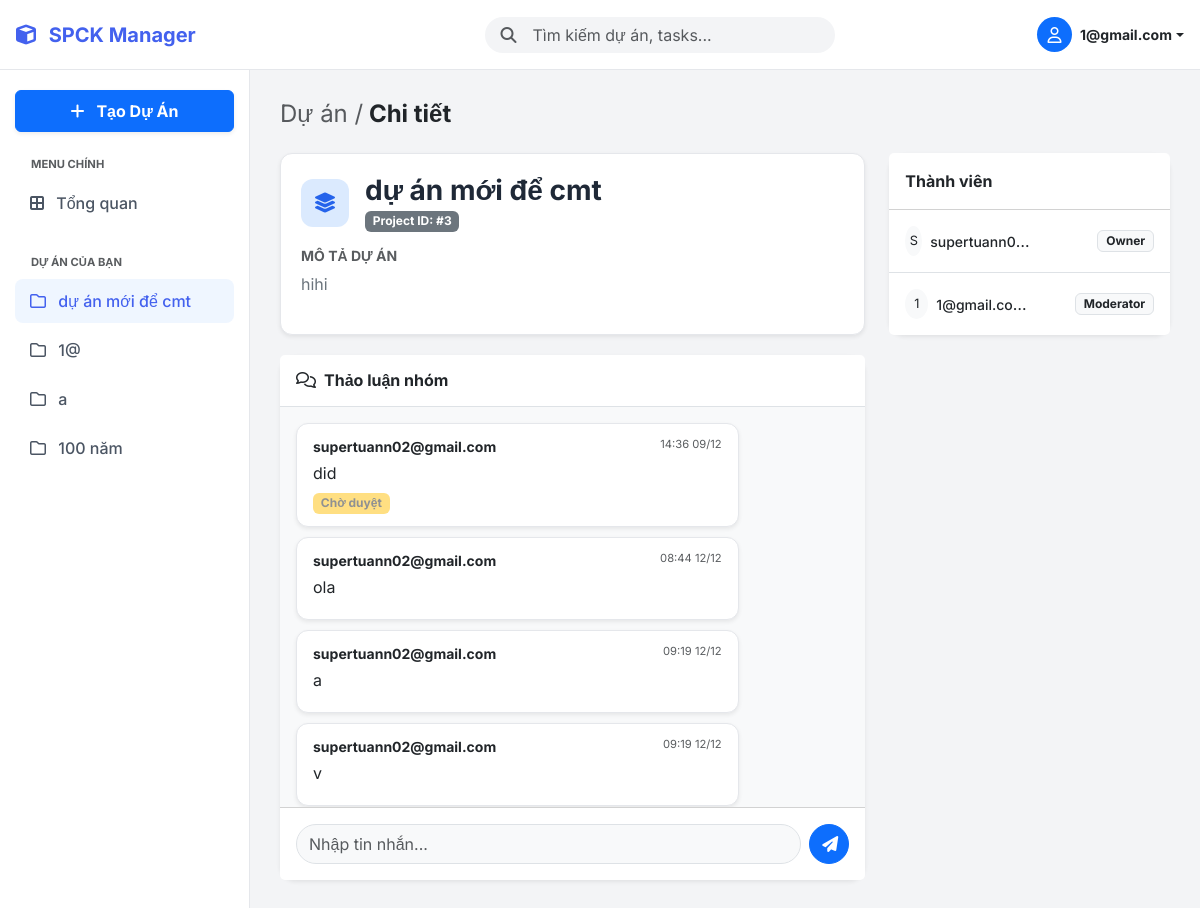
The page /dashboard.php?view_project_id=3 (signed in) on the database its author committed.
### tables this page shows
CREATE TABLE `projects` (
  `id` int NOT NULL,
  `title` varchar(255) NOT NULL,
  `description` text,
  `created_at` timestamp NOT NULL DEFAULT CURRENT_TIMESTAMP
);

CREATE TABLE `comments` (
  `id` int NOT NULL,
  `project_id` int DEFAULT NULL,
  `user_id` int DEFAULT NULL,
  `content` text,
  `created_at` timestamp NOT NULL DEFAULT CURRENT_TIMESTAMP,
  `is_approved` tinyint(1) DEFAULT '0'
);

CREATE TABLE `users` (
  `id` int NOT NULL,
  `email` varchar(255) NOT NULL,
  `password` varchar(255) NOT NULL,
  `registered_at` timestamp NOT NULL DEFAULT CURRENT_TIMESTAMP,
  `role` enum('user','admin') DEFAULT 'user',
  `status` tinyint DEFAULT '1'
);

CREATE TABLE `project_members` (
  `user_id` int NOT NULL,
  `project_id` int NOT NULL,
  `role` enum('viewer','contributor','moderator','owner') DEFAULT 'viewer'
);

### dashboard.php (the view, shortened to what the rows shown need)
<?php
require 'config.php';
$user_id = $_SESSION['user_id'];
$all_projects = [];
if (isset($_GET['q']) && !empty($_GET['q'])) {
    $search_query = trim($_GET['q']);
    $term = "%" . $search_query . "%";
    $stmt_search = $conn->prepare("SELECT * FROM projects WHERE title LIKE ? OR description LIKE ? ORDER BY created_at DESC");
    $stmt_search->bind_param("ss", $term, $term);
    $stmt_search->execute();
    $all_projects = $stmt_search->get_result()->fetch_all(MYSQLI_ASSOC);
} else {
    $all_projects = $conn->query("SELECT * FROM projects ORDER BY created_at DESC")->fetch_all(MYSQLI_ASSOC);
}
$stmt_my_pj = $conn->prepare("SELECT p.id, p.title FROM projects p JOIN project_members pm ON p.id = pm.project_id WHERE pm.user_id = ?");
$stmt_my_pj->bind_param("i", $user_id);
$stmt_my_pj->execute();
$my_projects_list = $stmt_my_pj->get_result()->fetch_all(MYSQLI_ASSOC);
$view_project_id = isset($_GET['view_project_id']) ? $_GET['view_project_id'] : null;
$projects_to_show = [];
if ($view_project_id) {
    $stmt_one = $conn->prepare("SELECT * FROM projects WHERE id = ?");
    $stmt_one->bind_param("i", $view_project_id);
    $stmt_one->execute();
    $res_one = $stmt_one->get_result();
    if($res_one->num_rows > 0) {
        $projects_to_show[] = $res_one->fetch_assoc();
    }
} else {
    $projects_to_show = $all_projects;
}
$my_roles = [];
$stmt = $conn->prepare("SELECT project_id, role FROM project_members WHERE user_id = ?");
$stmt->bind_param("i", $user_id);
$stmt->execute();
$res = $stmt->get_result();
while ($row = $res->fetch_assoc()) $my_roles[$row['project_id']] = strtolower(trim($row['role']));
$my_requests = [];
$stmt = $conn->prepare("SELECT project_id, status FROM project_requests WHERE user_id = ?");
$stmt->bind_param("i", $user_id);
$stmt->execute();
$res = $stmt->get_result();
while ($row = $res->fetch_assoc()) $my_requests[$row['project_id']] = $row['status'];
$comments = $conn->query("
    SELECT c.*, u.email, pm.role as author_role
    FROM comments c
    JOIN users u ON c.user_id = u.id
    LEFT JOIN project_members pm ON c.user_id = pm.user_id AND c.project_id = pm.project_id
    ORDER BY c.created_at ASC
")->fetch_all(MYSQLI_ASSOC);
?>
<!DOCTYPE html>
<html lang="vi">
<head>
    <link href="https://cdn.jsdelivr.net/npm/bootstrap@5.3.0/dist/css/bootstrap.min.css" rel="stylesheet">
    <link rel="stylesheet" href="https://cdnjs.cloudflare.com/ajax/libs/font-awesome/6.4.0/css/all.min.css">
</head>
<body>
    <nav class="sidebar">
        <div class="nav flex-column">
            <?php foreach($my_projects_list as $mp): ?>
                <a class="nav-link <?= ($view_project_id == $mp['id']) ? 'active' : '' ?>" href="dashboard.php?view_project_id=<?= $mp['id'] ?>">
                    <i class="fa-regular fa-folder me-2"></i> <?= htmlspecialchars($mp['title']) ?>
                </a>
            <?php endforeach; ?>
        </div>
    </nav>
    <main class="main-content">
        <?php if (empty($projects_to_show)): ?>
            <div class="text-center py-5 text-muted">
                <i class="fa-solid fa-magnifying-glass fa-2x mb-3 opacity-25"></i>
                <p>Không tìm thấy dự án nào.</p>
            </div>
        <?php else: ?>
            <?php if (!$view_project_id): ?>
                <div class="row g-4">
                    <?php foreach ($projects_to_show as $pj):
                        $pj_id = $pj['id'];
                        $my_role = $my_roles[$pj_id] ?? null;
                        $icon_bg = ($pj_id % 2 == 0) ? 'icon-blue' : (($pj_id % 3 == 0) ? 'icon-green' : 'icon-purple');
                        $icon_class = ($pj_id % 2 == 0) ? 'fa-layer-group' : 'fa-cube';
                        $badge_cls = match($my_role) {
                            'owner' => 'badge-owner', 'moderator' => 'badge-mod', 'contributor' => 'badge-contrib', default => 'badge-viewer'
                        };
                    ?>
                    <div class="col-md-6 col-xl-4">
                        <div class="project-card p-4 h-100 d-flex flex-column position-relative">
                            <div class="d-flex align-items-start mb-3">
                                <div class="project-icon <?= $icon_bg ?>">
                                    <i class="fa-solid <?= $icon_class ?>"></i>
                                </div>
                                <div class="flex-grow-1">
                                    <h5 class="fw-bold text-dark mb-1 text-truncate"><?= htmlspecialchars($pj['title']) ?></h5>
                                    <div class="text-muted small"><i class="fa-regular fa-clock me-1"></i> <?= date('d/m/Y', strtotime($pj['created_at'])) ?></div>
                                </div>
                                <?php if($my_role): ?>
                                    <span class="badge-role <?= $badge_cls ?>"><?= ucfirst($my_role) ?></span>
                                <?php endif; ?>
                            </div>
                            <div class="mt-auto pt-3 border-top d-flex justify-content-between align-items-center">
                                <div class="d-flex align-items-center">
                                    <div class="bg-secondary text-white rounded-circle small d-flex align-items-center justify-content-center border border-white" style="width:24px;height:24px;font-size:10px;">A</div>
                                    <div class="bg-primary text-white rounded-circle small d-flex align-items-center justify-content-center border border-white ms-n2" style="width:24px;height:24px;font-size:10px;">B</div>
                                    <span class="ms-2 small text-muted">Thành viên</span>
                                </div>
                                <?php if ($my_role): ?>
                                    <a href="dashboard.php?view_project_id=<?= $pj_id ?>" class="btn btn-sm btn-primary rounded-pill px-3 fw-bold stretched-link">
                                        Vào dự án <i class="fa-solid fa-arrow-right ms-1"></i>
                                    </a>
                                <?php else: ?>
                                    <?php if (isset($my_requests[$pj_id]) && $my_requests[$pj_id] == 'pending'): ?>
                                        <button class="btn btn-sm btn-secondary rounded-pill disabled">Đã xin vào</button>
                                    <?php else: ?>
                                        <form method="POST" class="position-relative z-2">
                                            <input type="hidden" name="request_access" value="1">
                                            <input type="hidden" name="project_id" value="<?= $pj_id ?>">
                                            <button class="btn btn-sm btn-outline-primary rounded-pill">Xin tham gia</button>
                                        </form>
                                    <?php endif; ?>
                                <?php endif; ?>
                            </div>
                        </div>
                    </div>
                    <?php endforeach; ?>
                </div>
            <?php else:
                $pj = $projects_to_show[0];
                $pj_id = $pj['id'];
                $my_role = $my_roles[$pj_id] ?? null;
                $can_access = in_array($my_role, ['owner', 'moderator', 'contributor', 'viewer']);
            ?>
                <?php if($can_access): ?>
                    <div class="row">
                        <div class="col-lg-8">
                            <div class="description-box shadow-sm">
                                <div class="d-flex align-items-center mb-3">
                                    <div class="project-icon icon-blue me-3"><i class="fa-solid fa-layer-group"></i></div>
                                    <div>
                                        <h3 class="fw-bold m-0"><?= htmlspecialchars($pj['title']) ?></h3>
                                        <span class="badge bg-secondary">Project ID: #<?= $pj_id ?></span>
                                    </div>
                                </div>
                                <h6 class="text-uppercase text-muted fw-bold small mb-2">Mô tả dự án</h6>
                                <p class="text-secondary" style="line-height: 1.6;">
                                    <?= nl2br(htmlspecialchars($pj['description'])) ?>
                                </p>
                            </div>
                            <div class="card border-0 shadow-sm rounded-4">
                                <div class="card-header bg-white border-bottom py-3">
                                    <h6 class="m-0 fw-bold"><i class="fa-regular fa-comments me-2"></i>Thảo luận nhóm</h6>
                                </div>
                                <div class="card-body bg-light" style="max-height: 400px; overflow-y: auto;">
                                    <?php
                                    foreach ($comments as $cmt):
                                        if ($cmt['project_id'] == $pj_id):
                                            $is_approved = $cmt['is_approved'];
                                            $is_mine = ($cmt['user_id'] == $user_id);
                                            if ($is_approved == 1 || $my_role == 'owner' || $my_role == 'moderator' || $is_mine):
                                                $bubble_cls = $is_mine ? 'mine' : 'other';
                                    ?>
                                        <div class="chat-bubble <?= $bubble_cls ?> shadow-sm">
                                            <div class="d-flex justify-content-between mb-1">
                                                <small class="fw-bold <?= $is_mine ? 'text-primary' : 'text-dark' ?>"><?= htmlspecialchars($cmt['email']) ?></small>
                                                <small class="text-muted" style="font-size:0.7em"><?= date('H:i d/m', strtotime($cmt['created_at'])) ?></small>
                                            </div>
                                            <div class="text-dark"><?= htmlspecialchars($cmt['content']) ?></div>
                                            <div class="mt-2 d-flex justify-content-end gap-2 opacity-50 hover-opacity-100">
                                                <?php if($is_approved == 0): ?><span class="badge bg-warning text-dark me-auto">Chờ duyệt</span><?php endif; ?>
                                            </div>
                                        </div>
                                    <?php endif; endif; endforeach; ?>
                                </div>
                                <div class="card-footer bg-white p-3">
                                    <?php if (in_array($my_role, ['owner', 'moderator', 'contributor'])): ?>
                                        <form method="POST" class="d-flex gap-2">
                                            <input type="text" name="content" class="form-control rounded-pill bg-light" placeholder="Nhập tin nhắn..." required>
                                            <button class="btn btn-primary rounded-circle" style="width: 40px; height: 40px;"><i class="fa-solid fa-paper-plane"></i></button>
                                        </form>
                                    <?php else: ?>
                                        <div class="text-center small text-muted">Chế độ xem (Viewer) không thể chat.</div>
                                    <?php endif; ?>
                                </div>
                            </div>
                        </div>
                        <div class="col-lg-4">
                            <div class="card border-0 shadow-sm rounded-4 mb-3">
                                <div class="card-header bg-white fw-bold py-3">Thành viên</div>
                                <ul class="list-group list-group-flush">
                                    <?php
                                    $stmt_mem = $conn->prepare("SELECT u.email, pm.role FROM project_members pm JOIN users u ON pm.user_id = u.id WHERE pm.project_id = ? ORDER BY FIELD(pm.role, 'owner', 'moderator', 'contributor', 'viewer')");
                                    $stmt_mem->bind_param("i", $pj_id);
                                    $stmt_mem->execute();
                                    $mems = $stmt_mem->get_result()->fetch_all(MYSQLI_ASSOC);
                                    foreach($mems as $m):
                                    ?>
                                    <li class="list-group-item d-flex justify-content-between align-items-center py-3">
                                        <div class="d-flex align-items-center text-truncate" style="max-width: 50%;">
                                            <div class="bg-light rounded-circle text-center me-2" style="width:30px;height:30px;line-height:30px;font-size:0.8em">
                                                <?= strtoupper(substr($m['email'],0,1)) ?>
                                            </div>
                                            <div class="text-truncate">
                                                <span class="small fw-medium"><?= htmlspecialchars($m['email']) ?></span>
                                            </div>
                                        </div>
                                        <div class="d-flex align-items-center">
                                            <?php
                                            if ($my_role == 'owner' && $m['role'] != 'owner'):
                                            ?>
                                                <form method="POST" class="d-flex align-items-center gap-1">
                                                    <input type="hidden" name="update_member_role" value="1">
                                                    <input type="hidden" name="project_id" value="<?= $pj_id ?>">
                                                    <input type="hidden" name="target_email" value="<?= $m['email'] ?>">
                                                    <select name="role" class="form-select form-select-sm py-0 px-2 shadow-none border-0 bg-light fw-bold text-dark"
                                                            style="font-size: 0.75rem; width: auto; height: 26px; background-image: none; cursor: pointer; text-align: center;"
                                                            onchange="this.form.submit()">
                                                        <option value="moderator" <?= $m['role'] == 'moderator' ? 'selected' : '' ?>>Moderator</option>
                                                        <option value="contributor" <?= $m['role'] == 'contributor' ? 'selected' : '' ?>>Contributor</option>
                                                        <option value="viewer" <?= $m['role'] == 'viewer' ? 'selected' : '' ?>>Viewer</option>
                                                    </select>
                                                </form>
                                            <?php else: ?>
                                                <span class="badge bg-light text-dark border"><?= ucfirst($m['role']) ?></span>
                                            <?php endif; ?>
                                        </div>
                                    </li>
                                    <?php endforeach; ?>
                                </ul>
                            </div>
                        </div>
                    </div>
                <?php else: ?>
                    <div class="alert alert-danger">Bạn không có quyền truy cập dự án này.</div>
                <?php endif; ?>
            <?php endif; ?>
        <?php endif; ?>
    </main>
</body>
</html>

### rows shown on the page
projects: title "dự án mới để cmt", id "3", description "hihi"
projects: title "1@"
projects: title "a"
projects: title "100 năm"
comments: user.email "supertuann02@gmail.com", created_at "14:36 09/12", content "did", is_approved "Chờ duyệt"
comments: user.email "supertuann02@gmail.com", created_at "08:44 12/12", content "ola"
comments: user.email "supertuann02@gmail.com", created_at "09:19 12/12", content "a"
comments: user.email "supertuann02@gmail.com", created_at "09:19 12/12", content "v"
project_members: user.email "S", user.email "supertuann…", role "Owner"
project_members: user.email "1", user.email "1@gmail.co…", role "Moderator"

### other values the page prints
$_SESSION['user_email'] "1@gmail.com"
